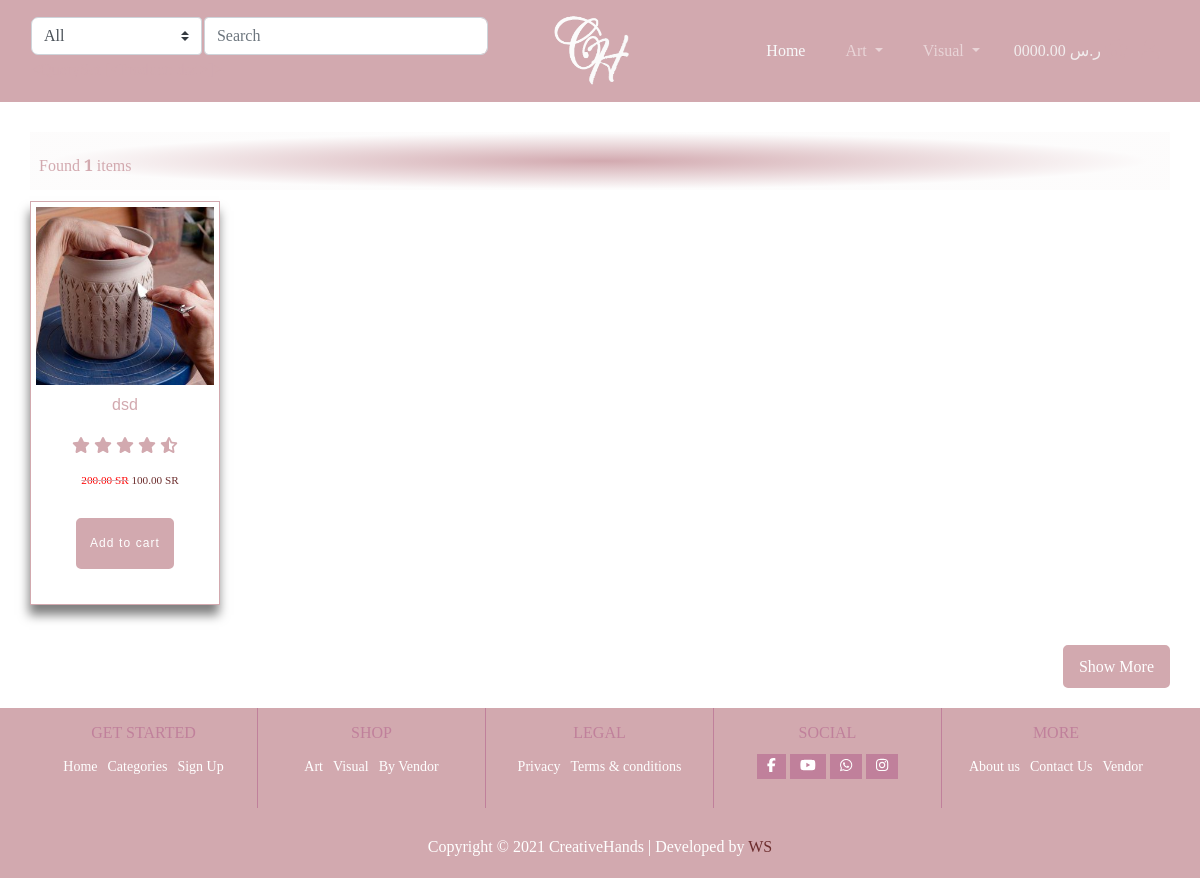
The app's page /store/d with its own data.
### product/models.py (models this page shows, shortened)
class Product(models.Model):
    user = models.ForeignKey(User, null=True, on_delete=models.SET_NULL)
    PRDName = models.CharField(max_length=75)
    PRDCategory = models.ForeignKey('Category', on_delete=models.CASCADE, blank=True, null=True)
    PRDIMG = models.ImageField(upload_to='', blank=True, null=True)
    PRDDec = models.TextField(max_length=500)
    PRDBrand = models.ForeignKey('settings.Brand', on_delete=models.CASCADE, blank=True, null=True)
    PRDPrice = models.DecimalField(max_digits=5, decimal_places=2)
    PRDCost = models.DecimalField(max_digits=5, decimal_places=2)
    PRDDisc = models.DecimalField(max_digits=5, decimal_places=2)
    PRDSlug = models.SlugField(blank=True, null=True, allow_unicode=True)
    PRDCreated = models.DateTimeField()
    PRDISNew = models.BooleanField(default=False)
    PRDISbest = models.BooleanField(default=False)
    stock = models.IntegerField(default=0)
    on_sale = models.BooleanField(default=False)
    sale_date = models.BooleanField(default=True)
    on_sale_start = models.DateField(null=True, blank=True)
    on_sale_ends = models.DateField(null=True, blank=True)
    approved = models.BooleanField(default=False)
    featured = models.BooleanField(default=False)
    added_date = models.DateTimeField(auto_now_add=True, null=True)
    update_date = models.DateTimeField(auto_now_add=True, null=True)
    weight = models.IntegerField(default=0, null=True)
    length = models.DecimalField(decimal_places=2, default=0, max_digits=100)
    height = models.DecimalField(decimal_places=2, default=0, max_digits=100)
    width = models.DecimalField(decimal_places=2, default=0, max_digits=100)
    def __str__(self):
        return self.PRDName
    def get_absolute_url(self):
        return reverse('products:pro_detail', kwargs={"slug": self.PRDSlug})

### product/views.py (the view)
# urls.py: path('store/<slug:category_slug>', views.store, name='category_slug'),   # view category with name category in slug this good in seo with google
def store(request, category_slug=None):
    categories = None
    product_list = None
    if category_slug != None:
        categories = get_object_or_404(Category, slug=category_slug)
        product_list = Product.objects.filter(PRDCategory=categories, approved=True)
        product_count = product_list.count()
        d = Category.objects.all()
    else:
        product_list = Product.objects.all().filter(approved=True)
        product_count = product_list.count()
        d = Category.objects.all()
    context = {
        'product_list': product_list,
        'product_count': product_count,
        'd': d,
    }
    return render(request, 'product/store.html', context)

### product/context_processors.py (called while the page is built)
def menu_links(request):
    links = Category.objects.all()
    return dict(links=links)

### product/models.py (called while the page is built)
    def get_url(self):
        return reverse('products:category_slug', args={self.slug})

    def __str__(self):
        return self.CATName

### product/templates/product/store.html (shortened to what this page needs)
<!DOCTYPE html>
{% extends 'base.html' %}
{% load static %}
{% block body %}
<body class="body-class">
    <section class="new-product-section">
        <div class="container">
            <div class="row">
                <div class="heading-title">
                    <span class="mr-md-auto">
                    Found <b>  {{ product_count}}</b> items
                    </span>
                </div>
                <div class="new-product">
                    <ul class="product-group">
                                        {% for product in product_list%}
                        <li>
                            <div class="product-card">
                                <div class="card-img">
                                    <a href="#"><img class="img-fluid" src="{{product.PRDIMG.url }} " alt="product-title"></a>
                                </div>
                                <div class="card-content text-center">
                                    <a href=" {{product.get_absolute_url}}">
                                        <h2 class="product-title">{{ product.PRDName}}</h2>
                                    </a>
                                    <div class="rating">
                                        <span><i class="fas fa-star"></i></span>
                                        <span><i class="fas fa-star"></i></span>
                                        <span><i class="fas fa-star"></i></span>
                                        <span><i class="fas fa-star"></i></span>
                                        <span><i class="fas fa-star-half-alt"></i></span>
                                    </div>
                                    <div class="price-group">
                                            {%if product.PRDDisc > 0 %}
                                            <del><span class="del-price-list">{{ product.PRDPrice}}  SR</span></del>
                                             <ins><span class="price-amount amount">{{ product.PRDDisc}} SR</span>
                                                     {% else %}
                                             <ins><span class="price-amount amount">{{ product.PRDDisc}} SR</span>
                                                </ins>
                                            {% endif %}
                                    </div>
                                    <div class="cart-btn"><a class="add-to-cart-btn" href="#">Add to cart</a></div>
                                </div>
                            </div>
                        </li>
                                            {% endfor %}
                    </ul>
                    <a class="show-more-btn" href="#">Show More</a>
                </div>
            </div>
        </div>
    </section>
</body>
{% endblock %}

### static_pro/static_our/css/style.css (style rules this page uses)
.heading-title { padding: 11px 9px 9px 9px; background-color: transparent; background-image: radial-gradient(at center center, #D2A9AF 0%, rgba(194, 173, 173, 0.04) 68%); width: 100%; }
body { font-family: "Bree Serif", serif; font-size: 1rem; font-weight: 400; color: #D2A9AF; line-height: 1.86; background-color: transparent; background-repeat: no-repeat; -webkit-box-sizing: border-box; box-sizing: border-box; }
* { padding: 0; margin: 0; }
a { text-decoration: none; color: #D2A9AF; }
a, i, span { padding: 0%; margin: 0%; }
ul { list-style: none; }
html, body { width: 100%; padding: 0%; margin: 0%; }
a.show-more-btn { padding: 5px 14px; float: right; background: #D2A9AF; border-radius: 5px; margin-top: 20px; color: #ffffff; border: 2px solid #D2A9AF; }
.product-group { margin: 0 auto; display: -ms-grid; display: grid; grid-column-gap: 20px; grid-row-gap: 40px; width: 100%; -ms-grid-columns: (1fr)[7]; grid-template-columns: repeat(7, 1fr); margin-bottom: 20px; }
.product-card { padding: 5px; border: 1px solid #D2A9AF; -webkit-box-shadow: -1px 10px 10px 0px rgba(0, 0, 0, 0.5); box-shadow: -1px 10px 10px 0px rgba(0, 0, 0, 0.5); text-align: center; float: left; display: block; width:190px; }
.product-card .card-img { position: relative; }
.product-card .card-content { display: block; float: left; width: 100%; }
.product-card .card-content a h2.product-title { font-family: "Bree Serif", Sans-serif; font-weight: 200; height: 30px; margin: 0px; font-size: 1em; width: 100%; overflow: hidden; padding: 0; margin-bottom: 1em; line-height: 1.3; padding-top: 10px; }
.product-card .card-content .rating { text-align: center; font-size: 1em; margin-bottom: 1.2em; margin-left: auto; margin-right: auto; color: #D2A9AF; display: block; height: 20px !important; margin-top: 10px !important; }
.product-card .card-content .price-group { margin-bottom: .5em; width: 100%; float: left; display: block; font-size: .9em; margin-bottom: .5em; font-size: .9em; }
.product-card .card-content .price-group ins { text-decoration: none; }
.product-card .card-content .price-group ins span.price-amount { color: #6C2D2D !important; }
.product-card .card-content .cart-btn { margin-bottom: 30px; display: block; }
.product-card .card-content .cart-btn a.add-to-cart-btn { color: #FFFFFF; background-color: #D2A9AF; border-color: #D2A9AF; font-family: "Bree Serif", Sans-serif; font-size: 12px; font-weight: 300; letter-spacing: 1.1px; border-style: solid; border-width: 2px 2px 2px 2px; border-radius: 5px 5px 5px 5px; padding: 1em 1em 1em 1em; margin-top: 22px; display: inline-block; }
.heading-title { margin-bottom: .7em; }
section.new-product-section { margin-top: 30px; }
.new-product-section, .featured-product-section, .limited-offer-section { display: block; float: left; width: 100%; }
@media (min-width: 1025px) { .product-group { -ms-grid-columns: (1fr)[7] !important; grid-template-columns: repeat(7, 1fr) !important; } }
@media (min-width: 1025px) { .product-card .card-content .price-group { font-size: .7em; } }
@media (min-width: 922px) { .product-group { -ms-grid-columns: (1fr)[3]; grid-template-columns: repeat(3, 1fr); } }
@media (min-width: 922px) { .product-card .card-content .price-group { font-size: .7em; } }
@media (min-width: 768px) { .product-group { -ms-grid-columns: (1fr)[3]; grid-template-columns: repeat(3, 1fr); } }
@media (min-width: 768px) { .product-card .card-content .price-group { font-size: .7em; } }
.del-price-list { color:red; margin-left: 10px; }

### records on screen
Product: PRDIMG (picture), PRDName "dsd", PRDPrice "200.00", PRDDisc "100.00"

### other values on screen
{{ product_count }} "1"
